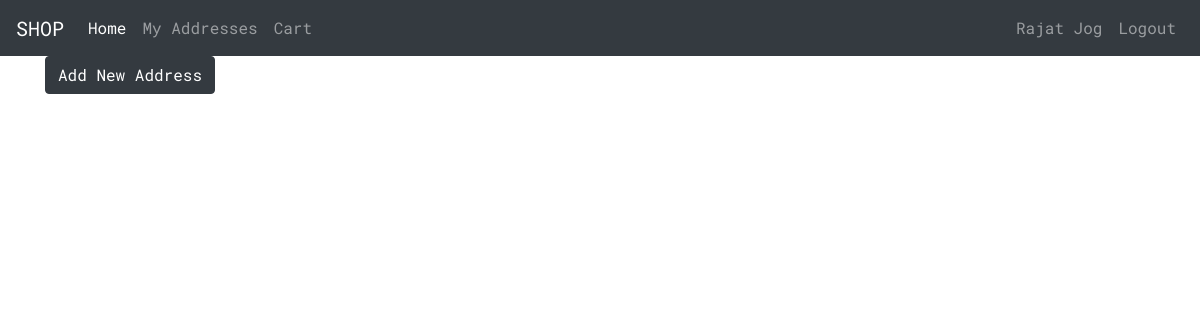
The page /address_list/ (signed in) on the database as committed earlier.
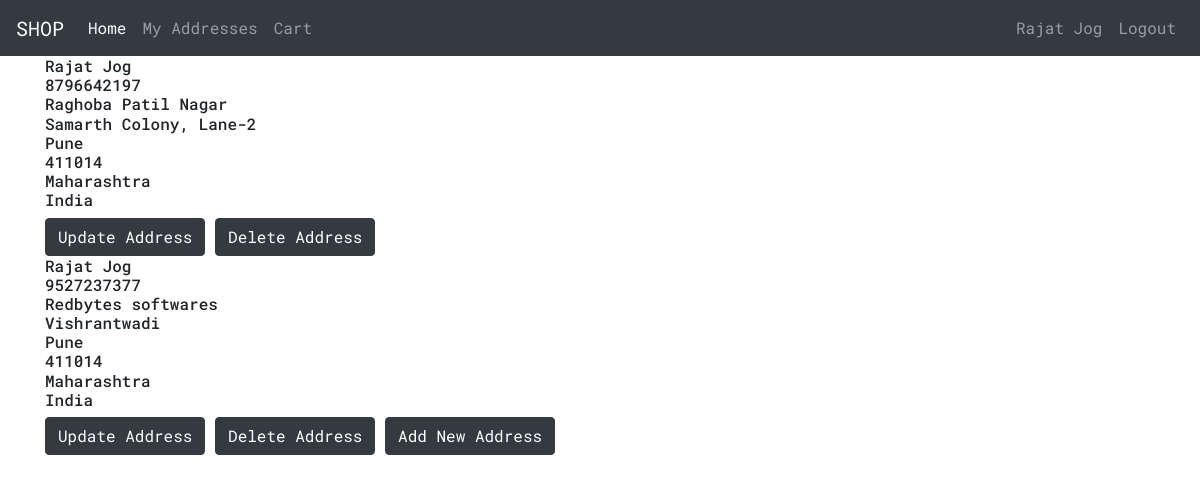
The same page on the database as committed later.
### address/models.py (models this page shows, shortened)
class Address(models.Model):
    user = models.ForeignKey(User, on_delete=models.CASCADE, related_name='address')
    name = models.CharField(max_length=50)
    contact_numbers = models.CharField(max_length=12)
    address1 = models.CharField(max_length=100)
    address2 = models.CharField(max_length=100)
    city = models.CharField(max_length=50)
    zipcode = models.CharField(max_length=12)
    state = models.CharField(max_length=50)
    country = models.CharField(max_length=50)

### address/views.py (the view)
# urls.py: path('address_list/', views.address_list, name='address_list'),
@login_required(login_url=('user:login'))
def address_list(request):
    addresses = Address.objects.filter(user=request.user)
    context = {'addresses': addresses}
    return render(request, 'address/address_list.html', context)

### user/models.py (called while the page is built)
    def get_name(self):
        return " ".join([self.first_name, self.last_name])

    @property
    def is_active(self):
        return self.active

### address/templates/address/address_list.html
{% extends 'base.html' %}
{% block content %}
    {% for address in addresses %}
        <h6>
            {{ address.name }} <br>
            {{ address.contact_numbers }} <br>
            {{ address.address1 }} <br>
            {{ address.address2 }} <br>
            {{ address.city }} <br>
            {{ address.zipcode }} <br>
            {{ address.state }} <br>
            {{ address.country }}
        </h6>
        <a href="{% url 'address:address_update' address.id %}" class="btn btn-dark">Update Address</a>
        <a href="{% url 'address:address_delete' address.id %}" class="btn btn-dark">Delete Address</a>
    {% endfor %}
    <a href="{% url 'address:address_create' %}" class="btn btn-dark">Add New Address</a>
{% endblock content %}

Rows that differ between the two databases and show on the page:
added Address: name "Rajat Jog", contact_numbers "8796642197", address1 "Raghoba Patil Nagar", address2 "Samarth Colony, Lane-2", city "Pune", zipcode "411014", state "Maharashtra", country "India"
added Address: name "Rajat Jog", contact_numbers "9527237377", address1 "Redbytes softwares", address2 "Vishrantwadi", city "Pune", zipcode "411014", state "Maharashtra", country "India"
